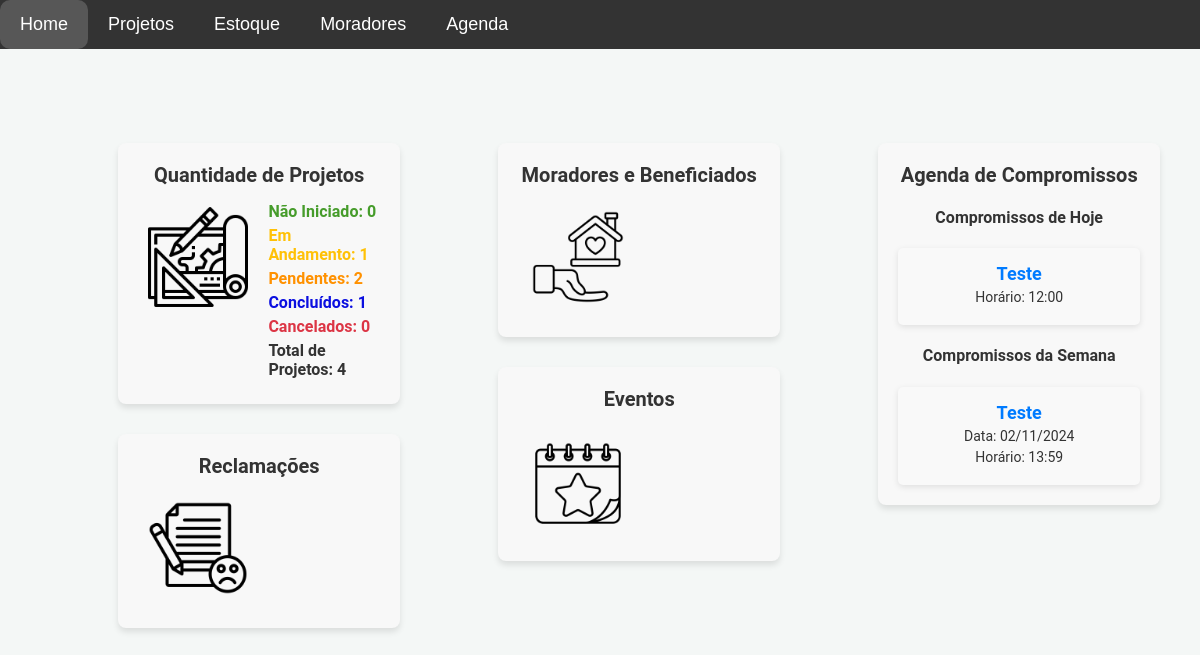
The page / on the database its author committed.
### models.py (models this page shows)
class Compromisso(db.Model):
    __tablename__ = 'compromissos'
    id = db.Column(db.Integer, primary_key=True)
    nome_compromisso = db.Column(db.String(100), nullable=False)
    data = db.Column(db.Date, nullable=False)
    hora = db.Column(db.Time, nullable=False)
    observacoes = db.Column(db.Text, nullable=True)
    data_criacao = db.Column(db.DateTime, default=datetime.utcnow)

### app.py (the view)
@app.route('/')
def home():
    total_projetos = Projeto.query.count()
    nao_iniciados = Projeto.query.filter_by(status='Não iniciado').count()
    pendentes = Projeto.query.filter_by(status='Pendente').count()
    em_andamento = Projeto.query.filter_by(status='Em andamento').count()
    concluidos = Projeto.query.filter_by(status='Concluído').count()
    cancelados = Projeto.query.filter_by(status='Cancelado').count()
    hoje = datetime.now().date()  # Data de hoje
    semana_futura = hoje + timedelta(days=7)  # Fim da semana (7 dias a partir de hoje)
    compromissos_hoje = Compromisso.query.filter(Compromisso.data == hoje).order_by(Compromisso.hora).all()
    compromissos_semana = Compromisso.query.filter(Compromisso.data > hoje, Compromisso.data <= semana_futura).order_by(Compromisso.data, Compromisso.hora).all()
    return render_template(
        'index.html',
        nao_iniciados=nao_iniciados,
        total_projetos=total_projetos,
        pendentes=pendentes,
        em_andamento=em_andamento,
        concluidos=concluidos,
        cancelados=cancelados,
        compromissos_hoje=compromissos_hoje,
        compromissos_semana=compromissos_semana
    )

### templates/index.html (shortened to what this page needs)
{% extends 'base.html' %}
{% block content %}
<div id="home-page" class="home-page">
    <div class="container">
        <div class="column">
            <div class="status-container">
                <h3>Quantidade de Projetos</h3>
                <div class="status-content">
                    <img src="{{ url_for('static', filename='img/projeto.png') }}" alt="Ícone de projetos" width="100" height="100">
                    <ul>
                        <li class="nao-iniciado">Não Iniciado: {{ nao_iniciados }}</li>
                        <li class="em-andamento">Em Andamento: {{ em_andamento }}</li>
                        <li class="pendente">Pendentes: {{ pendentes }}</li>
                        <li class="concluido">Concluídos: {{ concluidos }}</li>
                        <li class="cancelado">Cancelados: {{ cancelados }}</li>
                        <li class="total_projetos">Total de Projetos: {{ total_projetos }}</li>
                    </ul>
                </div>
            </div>
            <div class="status-container">
                <h3>Reclamações</h3>
                <div class="status-content">
                    <img src="{{ url_for('static', filename='img/reclamacao.png') }}" alt="Ícone de reclamações" width="100" height="100">
                </div>
            </div>
        </div>
        <div class="column">
            <div class="status-container">
                <h3>Moradores e Beneficiados</h3>
                <div class="status-content">
                    <img src="{{ url_for('static', filename='img/moradores.png') }}" alt="Ícone de moradores" width="100" height="100">
                </div>
            </div>
            <div class="status-container">
                <h3>Eventos</h3>
                <div class="status-content">
                    <img src="{{ url_for('static', filename='img/eventos.png') }}" alt="Ícone de eventos" width="100" height="100">
                </div>
            </div>
        </div>
        <div class="column agenda-column">
            <div class="status-container">
                <h3>Agenda de Compromissos</h3>
                <h4>Compromissos de Hoje</h4>
                <div class="agenda-container">
                    {% if compromissos_hoje %}
                        {% for compromisso in compromissos_hoje %}
                        <div class="agenda-card">
                            <h5>{{ compromisso.nome_compromisso }}</h5>
                            <p>Horário: {{ compromisso.hora.strftime('%H:%M') }}</p>
                        </div>
                        {% endfor %}
                    {% else %}
                    <p class="no-compromissos">Nenhum compromisso para hoje.</p>
                    {% endif %}
                </div>
                <h4>Compromissos da Semana</h4>
                <div class="agenda-container">
                    {% if compromissos_semana %}
                        {% for compromisso in compromissos_semana %}
                        <div class="agenda-card">
                            <h5>{{ compromisso.nome_compromisso }}</h5>
                            <p>Data: {{ compromisso.data.strftime('%d/%m/%Y') }}</p>
                            <p>Horário: {{ compromisso.hora.strftime('%H:%M') }}</p>
                        </div>
                        {% endfor %}
                    {% else %}
                    <p class="no-compromissos">Nenhum compromisso para esta semana.</p>
                    {% endif %}
                </div>
            </div>
        </div>
    </div>
</div>
{% endblock %}

### static/css/style.css (style rules this page uses)
body { font-family: 'Roboto', sans-serif; background-color: #f4f7f6; margin: 0; padding: 0; color: #333; }
h1, h3 { text-align: center; margin-top: 0; }
.container { max-width: 1200px; margin: 0 auto; padding: 20px; }
.home-page .container { display: flex; justify-content: space-between; flex-wrap: wrap; gap: 20px; margin: 20px 0; }
.home-page .column { flex: 1; gap: 20px; }
.home-page .status-container, #home-page .status-container { background-color: #f8f8f8; padding: 20px; border-radius: 8px; box-shadow: 0 4px 6px rgba(0, 0, 0, 0.1); transition: transform 0.3s; text-align: center; margin-bottom: 30px; }
.home-page .status-container h3 { font-size: 20px; margin-bottom: 10px; }
.home-page .status-container ul, .status-container ul { list-style-type: none; padding: 0; margin: 0; }
.home-page .status-container li, .status-container li { font-size: 16px; margin-bottom: 5px; font-weight: bold; text-align: left; }
.status-container .status-content { display: flex; align-items: flex-start; gap: 10px; }
.status-container img { margin: 10px; }
.status-container .nao-iniciado { color: #258b05d7; }
.status-container .em-andamento { color: #ffc107; }
.status-container .pendente { color: #ff9100; }
.status-container .concluido { color: #0b0fe0; }
.status-container .cancelado { color: #dc3545; }
.status-container .total_projetos { font-size: 25px; }
.status-container { background-color: #fff; padding: 20px; border-radius: 8px; box-shadow: 0 4px 10px rgba(0, 0, 0, 0.1); margin-bottom: 20px; }
.status-container h3 { margin-bottom: 20px; font-size: 22px; text-align: center; }
.status-container ul { list-style-type: none; padding: 0; text-align: left; }
.status-container ul li { margin: 5px 0; font-size: 16px; }
.status-content img { float: left; margin-right: 15px; }
.home-page .column { flex: 1; gap: 20px; margin-left: 7%; margin-top: 3%; }
.home-page .status-container { background-color: #f8f8f8; padding: 20px; border-radius: 8px; box-shadow: 0 4px 6px rgba(0, 0, 0, 0.1); transition: transform 0.3s; text-align: center; margin-bottom: 30px; }
.home-page .status-container ul { list-style-type: none; padding: 0; margin: 0; }
.home-page .status-container li { font-size: 16px; margin-bottom: 5px; font-weight: bold; text-align: left; }
.home-page .status-content { display: flex; align-items: flex-start; gap: 10px; }
.home-page .status-content img { margin: 10px; }
.agenda-container { display: flex; flex-direction: column; gap: 10px; margin-top: 10px; }
.agenda-card { background-color: #f9f9f9; padding: 15px; border-radius: 5px; box-shadow: 0 2px 6px rgba(0, 0, 0, 0.1); transition: background-color 0.3s; }
.agenda-card h5 { font-size: 18px; margin: 0; color: #007bff; }
.agenda-card p { margin: 5px 0; color: #333; font-size: 14px; }

### rows shown on the page
Compromisso: nome_compromisso "Teste", hora "12:00"
Compromisso: nome_compromisso "Teste", data "02/11/2024", hora "13:59"

### other values the page prints
{{ nao_iniciados }} "0"
{{ em_andamento }} "1"
{{ pendentes }} "2"
{{ concluidos }} "1"
{{ cancelados }} "0"
{{ total_projetos }} "4"
